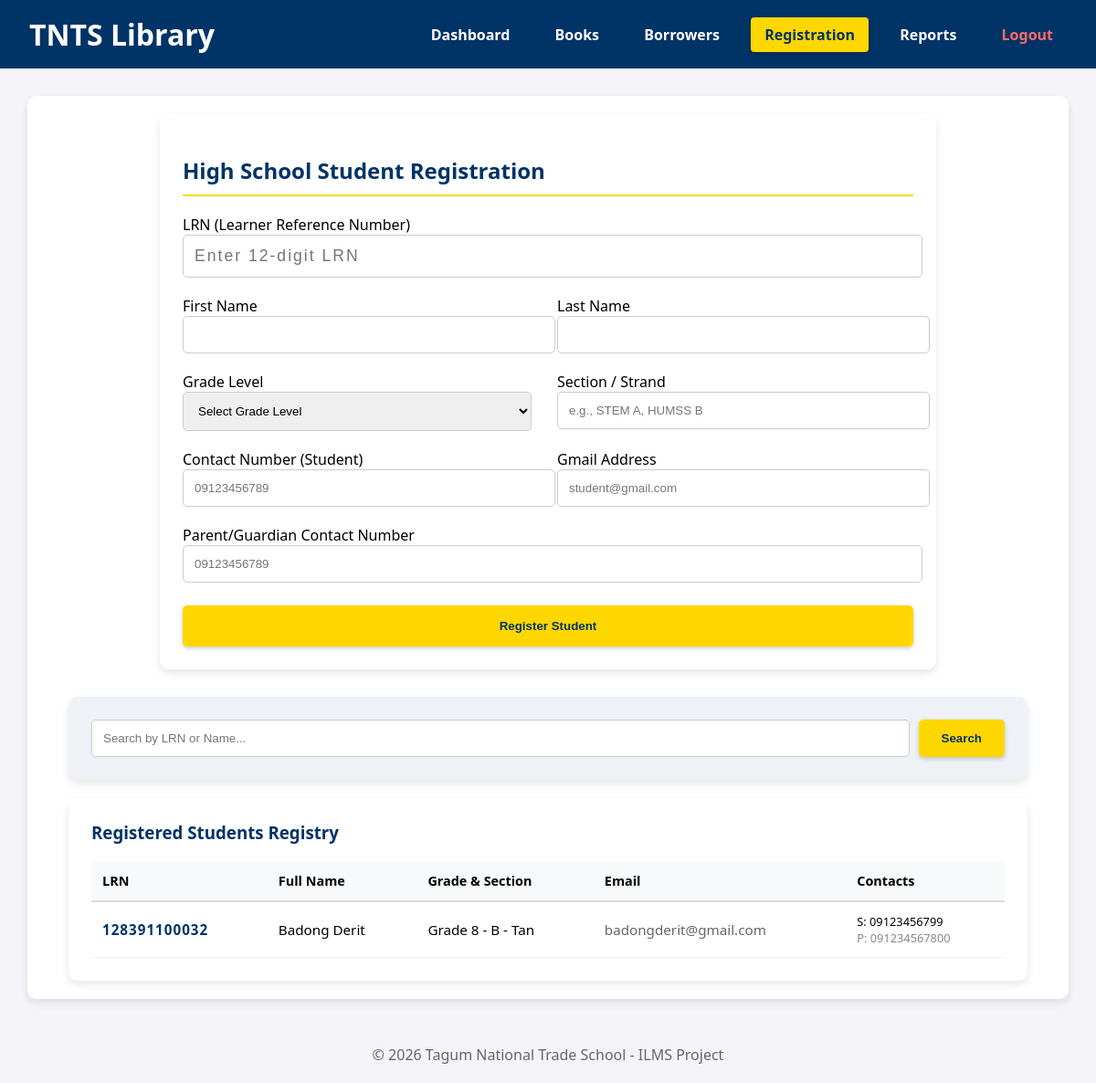
Screenshot of /add_student.php (signed in) with the database file from the repository.
### tables this page shows
CREATE TABLE `students` (
  `lrn` varchar(12) NOT NULL,
  `first_name` varchar(100) NOT NULL,
  `last_name` varchar(100) NOT NULL,
  `grade_level` varchar(100) NOT NULL,
  `section` varchar(100) DEFAULT NULL,
  `contact_number` varchar(20) DEFAULT NULL,
  `parent_contact` varchar(20) DEFAULT NULL,
  `email` varchar(100) NOT NULL
);

### add_student.php (the view, shortened to what this page needs)
<?php
require_once "config.php";
include_once "header.php";
$search = isset($_GET['student_q']) ? $mysqli->real_escape_string($_GET['student_q']) : '';
$query = "SELECT * FROM students";
$query .= " ORDER BY lrn ASC";
$student_list = $mysqli->query($query);
?>
<div class="container">
    <div class="card" style="max-width: 800px; margin: auto; margin-bottom: 30px;">
        <h2 style="color: var(--primary-blue); border-bottom: 2px solid var(--accent-gold); padding-bottom: 10px;">
            High School Student Registration
        </h2>
        <form method="POST" action="add_student.php">
            <div style="display:grid; grid-template-columns: 1fr 1fr; gap: 20px;">
                <div style="grid-column: span 2;">
                    <label>LRN (Learner Reference Number)</label>
                    <input type="text" name="lrn" required maxlength="12"
                        oninput="this.value = this.value.replace(/[^0-9]/g, '').slice(0, 12);"
                        placeholder="Enter 12-digit LRN"
                        style="width:98%; padding:12px; border:1px solid #ccc; border-radius:5px; font-size: 1.1em; letter-spacing: 2px;">
                </div>
                <div>
                    <label>First Name</label>
                    <input type="text" name="first_name" required style="width:98%; padding:12px; border:1px solid #ccc; border-radius:5px;">
                </div>
                <div>
                    <label>Last Name</label>
                    <input type="text" name="last_name" required style="width:98%; padding:12px; border:1px solid #ccc; border-radius:5px;">
                </div>
                <div>
                    <label>Grade Level</label>
                    <select name="grade_level" required style="width:98%; padding:12px; border:1px solid #ccc; border-radius:5px;">
                        <option value="">Select Grade Level</option>
                    </select>
                </div>
                <div>
                    <label>Section / Strand</label>
                    <input type="text" name="section" required placeholder="e.g., STEM A, HUMSS B" style="width:98%; padding:12px; border:1px solid #ccc; border-radius:5px;">
                </div>
                <div>
                    <label>Contact Number (Student)</label>
                    <input type="text" name="contact" required
                        oninput="this.value = this.value.replace(/[^0-9]/g, '');"
                        placeholder="09123456789"
                        style="width:98%; padding:12px; border:1px solid #ccc; border-radius:5px;">
                </div>
                <div>
                    <label>Gmail Address</label>
                    <input type="email" name="email" required placeholder="student@gmail.com" style="width:98%; padding:12px; border:1px solid #ccc; border-radius:5px;">
                </div>
                <div style="grid-column: span 2;">
                    <label>Parent/Guardian Contact Number</label>
                    <input type="text" name="parent_contact" required
                        oninput="this.value = this.value.replace(/[^0-9]/g, '');"
                        placeholder="09123456789"
                        style="width:98%; padding:12px; border:1px solid #ccc; border-radius:5px;">
                </div>
            </div>
            <button type="submit" name="register_student" class="btn-home" style="width:100%; margin-top:25px; border:none; padding:15px; cursor:pointer; font-weight:bold; background-color: var(--primary-blue); color: white; border-radius: 5px;">
                Register Student
            </button>
        </form>
    </div>
    <div class="card" style="max-width: 1000px; margin: auto; margin-bottom: 20px; background: #eef2f7;">
        <form method="GET" action="add_student.php" style="display: flex; gap: 10px;">
            <input type="text" name="student_q" value="<?php echo htmlspecialchars($search); ?>"
                placeholder="Search by LRN or Name..."
                style="flex: 1; padding: 12px; border: 1px solid #ccc; border-radius: 5px;">
            <button type="submit" class="btn-home" style="padding: 0 25px; border: none; cursor: pointer; font-weight: bold; background-color: var(--primary-blue); color: white; border-radius: 5px;">Search</button>
        </form>
    </div>
    <div class="card" style="max-width: 1000px; margin: auto;">
        <h3 style="color: var(--primary-blue); margin-top: 0;">Registered Students Registry</h3>
        <table style="width:100%; border-collapse: collapse; font-size: 0.9rem;">
            <thead>
                <tr style="background: #f8f9fa; border-bottom: 2px solid #dee2e6;">
                    <th style="padding:12px; text-align:left;">LRN</th>
                    <th style="padding:12px; text-align:left;">Full Name</th>
                    <th style="padding:12px; text-align:left;">Grade & Section</th>
                    <th style="padding:12px; text-align:left;">Email</th>
                    <th style="padding:12px; text-align:left;">Contacts</th>
                </tr>
            </thead>
            <tbody>
                <?php if ($student_list->num_rows > 0): ?>
                    <?php while ($s = $student_list->fetch_assoc()): ?>
                        <tr style="border-bottom: 1px solid #eee;">
                            <td style="padding:12px; font-weight:bold; color: var(--primary-blue); letter-spacing: 1px;">
                                <?php echo htmlspecialchars($s['lrn']); ?>
                            </td>
                            <td style="padding:12px;">
                                <?php echo htmlspecialchars($s['first_name'] . ' ' . $s['last_name']); ?>
                            </td>
                            <td style="padding:12px;">
                                <?php echo htmlspecialchars($s['grade_level'] . ' - ' . $s['section']); ?>
                            </td>
                            <td style="padding:12px; color: #666;">
                                <?php echo htmlspecialchars($s['email']); ?>
                            </td>
                            <td style="padding:12px;">
                                <div style="font-size: 0.8rem;">S: <?php echo htmlspecialchars($s['contact_number']); ?></div>
                                <div style="font-size: 0.8rem; color: #888;">P: <?php echo htmlspecialchars($s['parent_contact']); ?></div>
                            </td>
                        </tr>
                    <?php endwhile; ?>
                <?php else: ?>
                    <tr>
                        <td colspan="5" style="padding:30px; text-align:center; color:#999;">No matching students found.</td>
                    </tr>
                <?php endif; ?>
            </tbody>
        </table>
    </div>
</div>
<?php include_once "footer.php"; ?>

### header.php (style rules this page uses)
:root { --primary-blue: #003366; --accent-gold: #FFD700; --light-gray: #f4f4f9; }
body { font-family: 'Segoe UI', sans-serif; margin: 0; background-color: var(--light-gray); }
.btn-home { background-color: var(--accent-gold) !important; color: var(--primary-blue) !important; box-shadow: 0 2px 5px rgba(0, 0, 0, 0.2); }
.container, .content { max-width: 1100px; margin: 30px auto; padding: 20px; background: white; border-radius: 10px; box-shadow: 0 4px 10px rgba(0, 0, 0, 0.1); }
h2 { color: var(--primary-blue); border-bottom: 2px solid var(--primary-blue); padding-bottom: 10px; }
table { width: 100%; border-collapse: collapse; margin-top: 20px; }
th { background-color: #f8f9fa; padding: 12px; text-align: left; border-bottom: 2px solid #ddd; }
td { padding: 12px; border-bottom: 1px solid #eee; }
table { width: 100%; border-collapse: separate; border-spacing: 0; margin-top: 20px; }
th { background-color: #f8f9fa; padding: 15px; text-align: left; border-bottom: 2px solid #ddd; }
td { padding: 15px; border-bottom: 1px solid #eee; font-size: 0.95rem; }
.btn-home { background-color: var(--accent-gold); color: var(--primary-blue) !important; }
.container { max-width: 1100px; margin: 30px auto; padding: 20px; }
.card { background: white; padding: 25px; border-radius: 10px; box-shadow: 0 4px 10px rgba(0, 0, 0, 0.1); margin-bottom: 20px; }
table { width: 100%; border-collapse: collapse; margin-top: 15px; }
td { padding: 12px; border-bottom: 1px solid #eee; font-size: 0.95rem; }

### rows the page displays
students: lrn "128391100032", first_name+last_name "Badong Derit", grade_level+section "Grade 8 - B - Tan", email "badongderit@gmail.com", contact_number "09123456799", parent_contact "091234567800"
